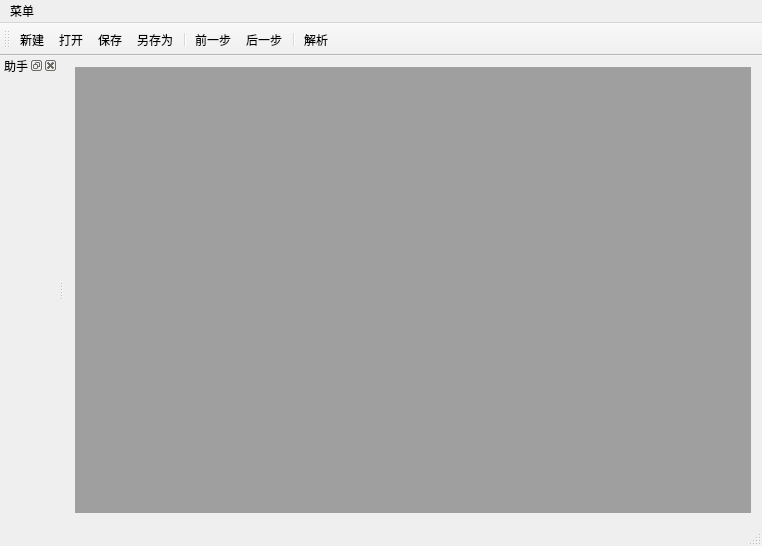
<?xml version="1.0" encoding="UTF-8"?>
<ui version="4.0">
 <class>MainWindow</class>
 <widget class="QMainWindow" name="MainWindow">
  <property name="geometry">
   <rect>
    <x>0</x>
    <y>0</y>
    <width>762</width>
    <height>546</height>
   </rect>
  </property>
  <property name="windowTitle">
   <string>WebPage Creator</string>
  </property>
  <property name="windowIcon">
   <iconset resource="ziyuan1.qrc">
    <normaloff>:/new/prefix1/rsc/mainicon.png</normaloff>:/new/prefix1/rsc/mainicon.png</iconset>
  </property>
  <property name="statusTip">
   <string>帮助学习、调试、开发、创造webpage</string>
  </property>
  <property name="iconSize">
   <size>
    <width>36</width>
    <height>36</height>
   </size>
  </property>
  <widget class="QWidget" name="centralWidget">
   <layout class="QHBoxLayout" name="horizontalLayout">
    <item>
     <widget class="QMdiArea" name="mdiArea">
      <property name="statusTip">
       <string>编辑框容器</string>
      </property>
     </widget>
    </item>
   </layout>
  </widget>
  <widget class="QMenuBar" name="menuBar">
   <property name="geometry">
    <rect>
     <x>0</x>
     <y>0</y>
     <width>762</width>
     <height>23</height>
    </rect>
   </property>
   <widget class="QMenu" name="menuyi">
    <property name="tearOffEnabled">
     <bool>false</bool>
    </property>
    <property name="title">
     <string>菜单</string>
    </property>
    <addaction name="actionShowdock"/>
    <addaction name="actionQuit"/>
   </widget>
   <addaction name="menuyi"/>
  </widget>
  <widget class="QToolBar" name="mainToolBar">
   <attribute name="toolBarArea">
    <enum>TopToolBarArea</enum>
   </attribute>
   <attribute name="toolBarBreak">
    <bool>false</bool>
   </attribute>
   <addaction name="actionnew"/>
   <addaction name="actionOpen"/>
   <addaction name="actionSave"/>
   <addaction name="actionsaveanother"/>
   <addaction name="separator"/>
   <addaction name="actionqian"/>
   <addaction name="actionhou"/>
   <addaction name="separator"/>
   <addaction name="actionexecu"/>
  </widget>
  <widget class="QStatusBar" name="statusBar"/>
  <widget class="QDockWidget" name="dockWidget">
   <property name="windowIcon">
    <iconset>
     <normaloff>:/new/prefix1/rsc/1dock.png</normaloff>:/new/prefix1/rsc/1dock.png</iconset>
   </property>
   <property name="statusTip">
    <string>辅助功能</string>
   </property>
   <property name="whatsThis">
    <string/>
   </property>
   <property name="windowTitle">
    <string>助手</string>
   </property>
   <attribute name="dockWidgetArea">
    <number>1</number>
   </attribute>
   <widget class="QWidget" name="dockWidgetContents"/>
  </widget>
  <action name="actionQuit">
   <property name="icon">
    <iconset resource="ziyuan1.qrc">
     <normaloff>:/new/prefix1/rsc/exit.png</normaloff>:/new/prefix1/rsc/exit.png</iconset>
   </property>
   <property name="text">
    <string>退出</string>
   </property>
  </action>
  <action name="actionShowdock">
   <property name="icon">
    <iconset resource="ziyuan1.qrc">
     <normaloff>:/new/prefix1/rsc/dockwindow.png</normaloff>:/new/prefix1/rsc/dockwindow.png</iconset>
   </property>
   <property name="text">
    <string>显示助手</string>
   </property>
  </action>
  <action name="actionnew">
   <property name="icon">
    <iconset resource="ziyuan1.qrc">
     <normaloff>:/new/prefix1/rsc/new.png</normaloff>:/new/prefix1/rsc/new.png</iconset>
   </property>
   <property name="text">
    <string>新建</string>
   </property>
   <property name="statusTip">
    <string>新建文档</string>
   </property>
  </action>
  <action name="actionOpen">
   <property name="icon">
    <iconset resource="ziyuan1.qrc">
     <normaloff>:/new/prefix1/rsc/open.png</normaloff>:/new/prefix1/rsc/open.png</iconset>
   </property>
   <property name="text">
    <string>打开</string>
   </property>
   <property name="statusTip">
    <string>打开已有文档</string>
   </property>
  </action>
  <action name="actionSave">
   <property name="icon">
    <iconset resource="ziyuan1.qrc">
     <normaloff>:/new/prefix1/rsc/save.png</normaloff>:/new/prefix1/rsc/save.png</iconset>
   </property>
   <property name="text">
    <string>保存</string>
   </property>
   <property name="statusTip">
    <string>保存文档</string>
   </property>
  </action>
  <action name="actionsaveanother">
   <property name="icon">
    <iconset resource="ziyuan1.qrc">
     <normaloff>:/new/prefix1/rsc/saveas.png</normaloff>:/new/prefix1/rsc/saveas.png</iconset>
   </property>
   <property name="text">
    <string>另存为</string>
   </property>
  </action>
  <action name="actionexecu">
   <property name="icon">
    <iconset resource="ziyuan1.qrc">
     <normaloff>:/new/prefix1/rsc/run.png</normaloff>:/new/prefix1/rsc/run.png</iconset>
   </property>
   <property name="text">
    <string>解析</string>
   </property>
  </action>
  <action name="actionqian">
   <property name="icon">
    <iconset resource="ziyuan1.qrc">
     <normaloff>:/new/prefix1/rsc/qianyibu.png</normaloff>:/new/prefix1/rsc/qianyibu.png</iconset>
   </property>
   <property name="text">
    <string>前一步</string>
   </property>
  </action>
  <action name="actionhou">
   <property name="icon">
    <iconset resource="ziyuan1.qrc">
     <normaloff>:/new/prefix1/rsc/houyibu.png</normaloff>:/new/prefix1/rsc/houyibu.png</iconset>
   </property>
   <property name="text">
    <string>后一步</string>
   </property>
  </action>
 </widget>
 <layoutdefault spacing="6" margin="11"/>
 <resources>
  <include location="ziyuan1.qrc"/>
 </resources>
 <connections/>
</ui>
